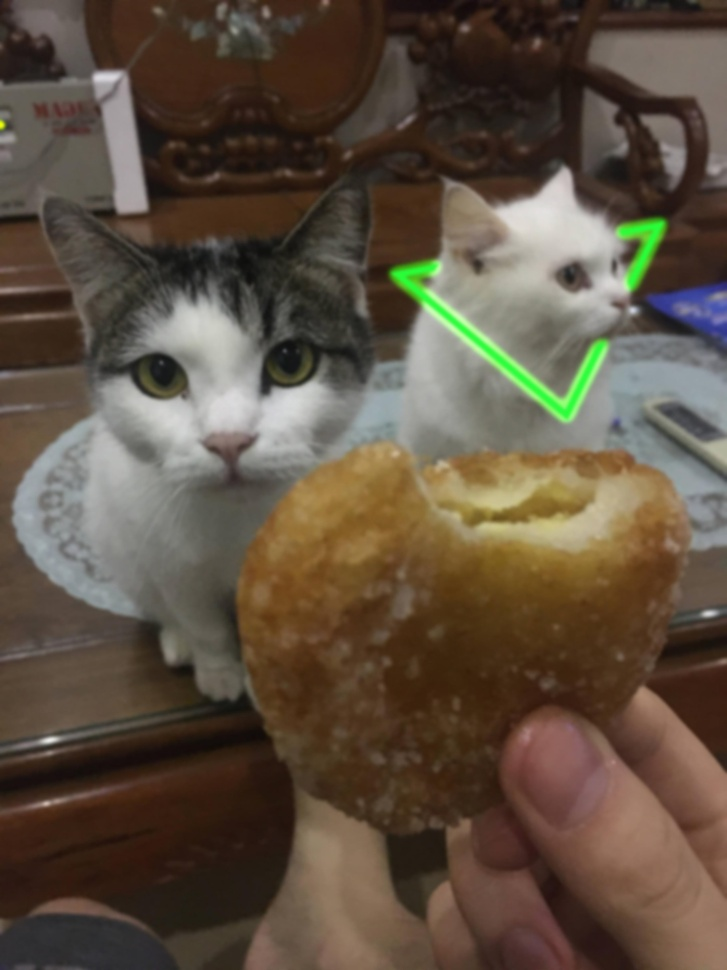
#> input picture Assignment 2/image/blur.jpeg, 727 x 970 px, shrunk from 3024 x 4032 before the run, found by its file name
$ python Asg2.py
#> lines starting #> are read from the running program, lines starting #| are printed output that depends on the picture
import numpy as np
import cv2
from matplotlib import pyplot as plt

def apply_low_pass_filter(image, cutoff_frequency):
    # Biến đổi Fourier của hình ảnh đầu vào
    f_image = np.fft.fft2(image)
    fshift = np.fft.fftshift(f_image)

    # Tạo ma trận filter để làm mờ (lọc thông thấp)
    rows, cols = image.shape
    crow, ccol = rows // 2, cols // 2
    mask = np.zeros((rows, cols), np.uint8)
    mask[crow - cutoff_frequency:crow + cutoff_frequency, ccol - cutoff_frequency:ccol + cutoff_frequency] = 1

    # Áp dụng filter vào hình ảnh trong không gian tần số
    fshift_filtered = fshift * mask

    # Biến đổi Fourier ngược để lấy hình ảnh đã xử lý
    f_ishift = np.fft.ifftshift(fshift_filtered)
    img_back = np.fft.ifft2(f_ishift)
    img_back = np.abs(img_back)

    return img_back

def apply_high_pass_filter(image, cutoff_frequency):
    # Biến đổi Fourier của hình ảnh đầu vào
    f_image = np.fft.fft2(image)
    fshift = np.fft.fftshift(f_image)

    # Tạo ma trận filter để làm sắc nét (lọc thông cao)
    rows, cols = image.shape
    crow, ccol = rows // 2, cols // 2

    # Giảm kích thước của vùng chênh lệch (kernel)
    mask = np.ones((rows, cols), np.uint8)
    mask[crow - cutoff_frequency:crow + cutoff_frequency, ccol - cutoff_frequency:ccol + cutoff_frequency] = 0

    # Áp dụng filter vào hình ảnh trong không gian tần số
    fshift_filtered = fshift * mask

    # Biến đổi Fourier ngược để lấy hình ảnh đã xử lý
    f_ishift = np.fft.ifftshift(fshift_filtered)
    img_back = np.fft.ifft2(f_ishift)
    img_back = np.abs(img_back)

    return img_back


# Đọc hình ảnh
image = cv2.imread('IPR_Tut/Assignment 2/image/blur.jpeg', 0)  # Đọc hình ảnh dưới dạng ảnh xám
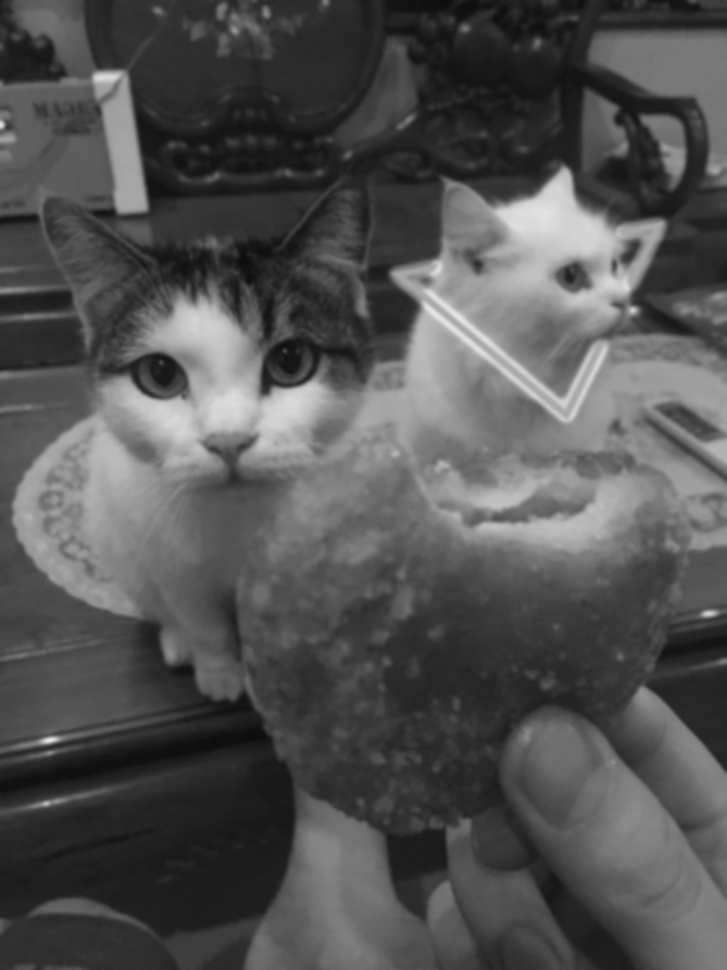
#> image: shape (970, 727); min 12, max 233, mean 82.5

# Áp dụng bộ lọc thông thấp với một ngưỡng cắt cụ thể
cutoff_frequency_low = 30
blurred_image = apply_low_pass_filter(image, cutoff_frequency_low)
#> in apply_low_pass_filter, `img_back = np.abs(img_back)`:
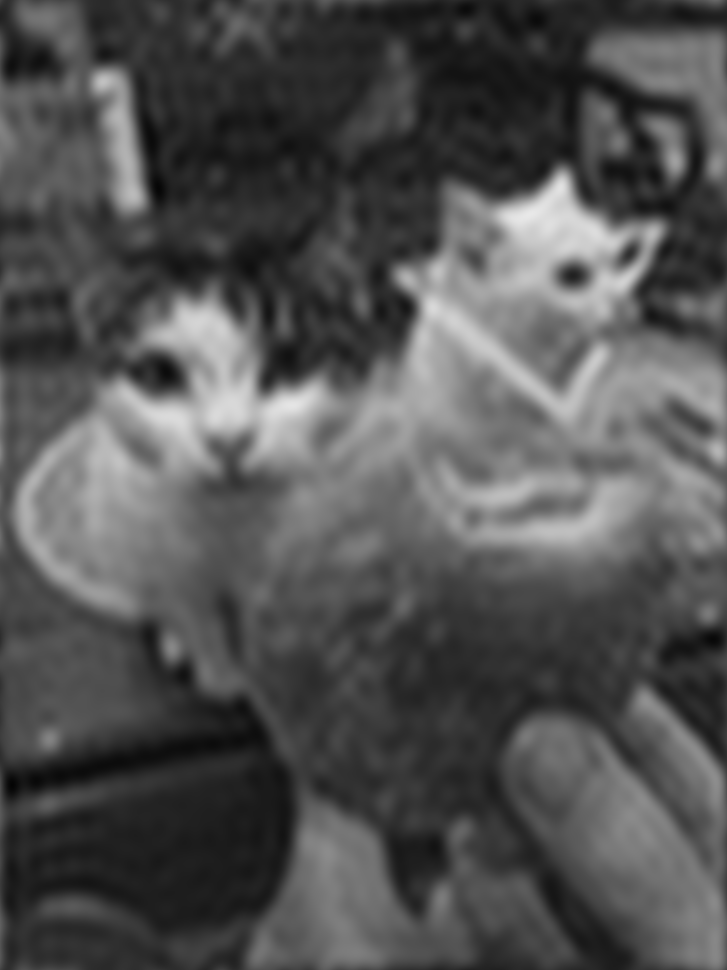
#> img_back: shape (970, 727) float64; min 4.88, max 232.7, mean 82.5

# Áp dụng bộ lọc thông cao với một ngưỡng cắt cụ thể
cutoff_frequency_high = 30
sharpened_image = apply_high_pass_filter(image, cutoff_frequency_high)
#> in apply_high_pass_filter, `img_back = np.abs(img_back)`:
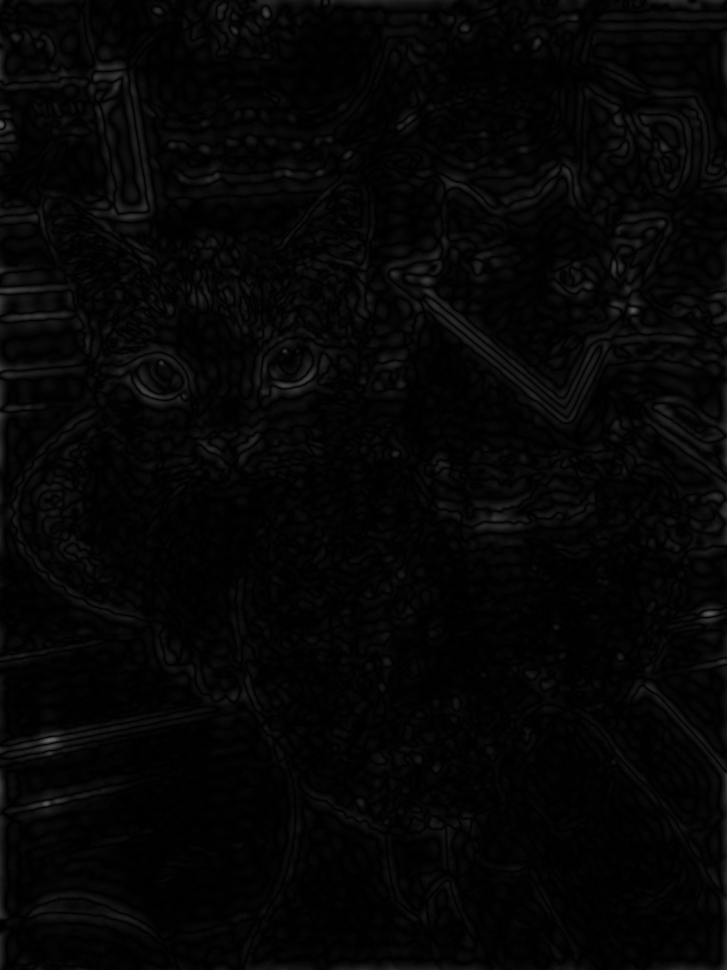
#> img_back: shape (970, 727) float64; min 0.00361, max 102, mean 5.8

# Hiển thị hình ảnh gốc, hình ảnh đã làm mờ và hình ảnh đã làm sắc nét
plt.subplot(1, 3, 1), plt.imshow(image, cmap='gray')
plt.title('Original Image'), plt.xticks([]), plt.yticks([])
plt.subplot(1, 3, 2), plt.imshow(blurred_image, cmap='gray')
plt.title('Blurred Image'), plt.xticks([]), plt.yticks([])
plt.subplot(1, 3, 3), plt.imshow(sharpened_image, cmap='gray')
plt.title('Sharpened Image'), plt.xticks([]), plt.yticks([])
plt.show()
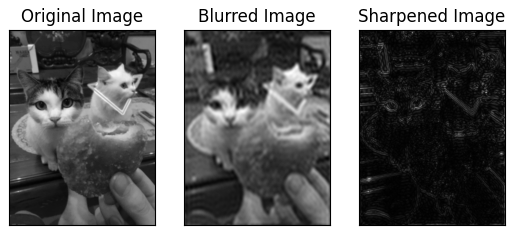
#> figure drawn by matplotlib, 3 panels
